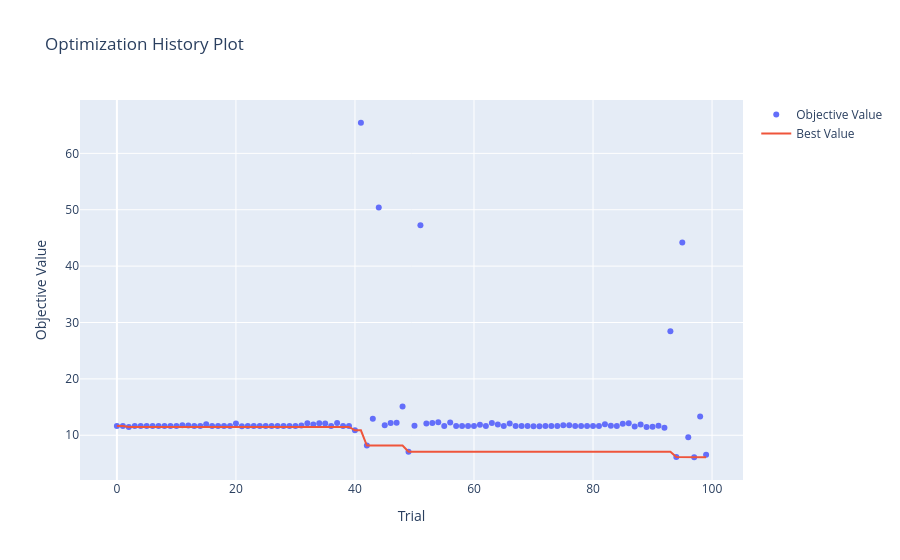
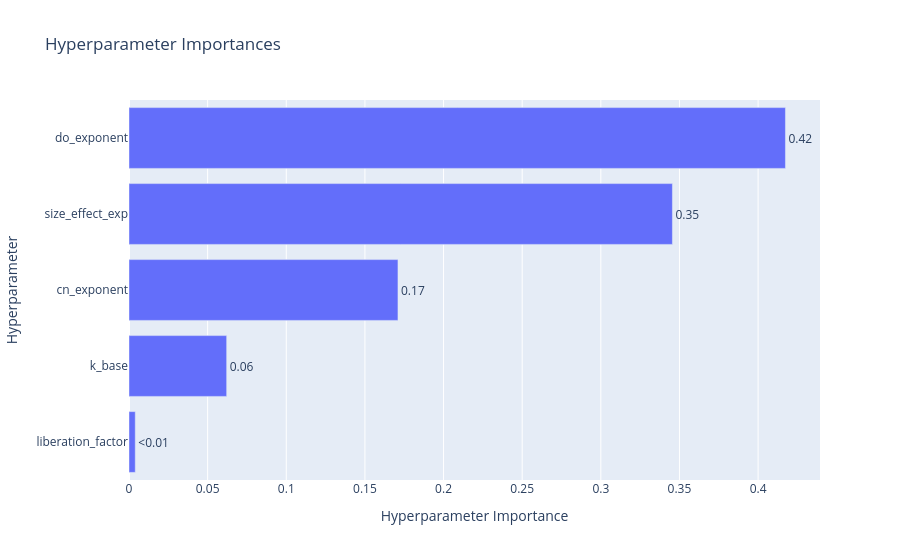

Write notebook code for charts like these, in order.
### Code cell
def objective(trial):
    # Sample parameters
    k_base = trial.suggest_float("k_base", 0.001, 0.1, log=True)
    cn_exp = trial.suggest_float("cn_exponent", 0.5, 4.0)
    do_exp = trial.suggest_float("do_exponent", 0.5, 4.0)
    liberation_factor = trial.suggest_float("liberation_factor", 0.1, 2.0)
    size_exp = trial.suggest_float("size_effect_exp", -1.0, 1.0)

    # Compute predictions
    preds = gold_recovery_kinetic(
        df_train["CN_Concentration_PL_01"],
        df_train["Dissolved_Oxygen_PL_01"],
        df_train["Residence_Time"],
        df_train["Particle_Size"],
        k_base=k_base,
        cn_exponent=cn_exp,
        do_exponent=do_exp,
        liberation_factor=liberation_factor,
        size_effect_exp=size_exp
    ) * 100

    # Compute loss (MAE vs actual recovery)
    return mean_absolute_error(df_train["Au_Recovery_pct"], preds)

study = optuna.create_study(direction="minimize")
study.optimize(objective, n_trials=100, show_progress_bar=True)

print("✅ Best parameters:")
for key, value in study.best_params.items():
    print(f"{key}: {value:.4f}")

optuna.visualization.plot_optimization_history(study).show()
optuna.visualization.plot_param_importances(study).show()

### Figure 1 — Plotly figure (JSON) as saved in the notebook; plotly's stock layout.template omitted (floating-point values rounded to 4 significant figures)
{"data": [{"mode": "markers", "name": "Objective Value", "type": "scatter", "x": [0, 1, 2, 3, 4, 5, 6, 7, 8, 9, 10, 11, 12, 13, 14, 15, 16, 17, 18, 19, 20, 21, 22, 23, 24, 25, 26, 27, 28, 29, 30, 31, 32, 33, 34, 35, 36, 37, 38, 39, 40, 41, 42, 43, 44, 45, 46, 47, 48, 49, 50, 51, 52, 53, 54, 55, 56, 57, 58, 59, 60, 61, 62, 63, 64, 65, 66, 67, 68, 69, 70, 71, 72, 73, 74, 75, 76, 77, 78, 79, 80, 81, 82, 83, 84, 85, 86, 87, 88, 89, 90, 91, 92, 93, 94, 95, 96, 97, 98, 99], "y": [11.65, 11.65, 11.47, 11.65, 11.65, 11.64, 11.65, 11.65, 11.65, 11.65, 11.64, 11.79, 11.72, 11.65, 11.66, 11.96, 11.65, 11.65, 11.65, 11.65, 12.11, 11.58, 11.64, 11.65, 11.65, 11.65, 11.65, 11.65, 11.65, 11.65, 11.65, 11.71, 12.11, 11.92, 12.15, 12.08, 11.65, 12.19, 11.65, 11.65, 10.88, 65.43, 8.169, 12.92, 50.4, 11.78, 12.16, 12.24, 15.1, 7.078, 11.68, 47.24, 12.08, 12.18, 12.29, 11.65, 12.28, 11.65, 11.65, 11.65, 11.65, 11.87, 11.65, 12.17, 11.92, 11.64, 12.1, 11.65, 11.65, 11.62, 11.6, 11.59, 11.65, 11.64, 11.62, 11.76, 11.78, 11.65, 11.65, 11.63, 11.66, 11.63, 11.95, 11.68, 11.65, 12.03, 12.13, 11.58, 11.91, 11.47, 11.5, 11.7, 11.32, 28.44, 6.125, 44.19, 9.65, 6.1, 13.34, 6.55]}, {"mode": "lines", "name": "Best Value", "type": "scatter", "x": [0, 1, 2, 3, 4, 5, 6, 7, 8, 9, 10, 11, 12, 13, 14, 15, 16, 17, 18, 19, 20, 21, 22, 23, 24, 25, 26, 27, 28, 29, 30, 31, 32, 33, 34, 35, 36, 37, 38, 39, 40, 41, 42, 43, 44, 45, 46, 47, 48, 49, 50, 51, 52, 53, 54, 55, 56, 57, 58, 59, 60, 61, 62, 63, 64, 65, 66, 67, 68, 69, 70, 71, 72, 73, 74, 75, 76, 77, 78, 79, 80, 81, 82, 83, 84, 85, 86, 87, 88, 89, 90, 91, 92, 93, 94, 95, 96, 97, 98, 99], "y": [11.65, 11.65, 11.47, 11.47, 11.47, 11.47, 11.47, 11.47, 11.47, 11.47, 11.47, 11.47, 11.47, 11.47, 11.47, 11.47, 11.47, 11.47, 11.47, 11.47, 11.47, 11.47, 11.47, 11.47, 11.47, 11.47, 11.47, 11.47, 11.47, 11.47, 11.47, 11.47, 11.47, 11.47, 11.47, 11.47, 11.47, 11.47, 11.47, 11.47, 10.88, 10.88, 8.169, 8.169, 8.169, 8.169, 8.169, 8.169, 8.169, 7.078, 7.078, 7.078, 7.078, 7.078, 7.078, 7.078, 7.078, 7.078, 7.078, 7.078, 7.078, 7.078, 7.078, 7.078, 7.078, 7.078, 7.078, 7.078, 7.078, 7.078, 7.078, 7.078, 7.078, 7.078, 7.078, 7.078, 7.078, 7.078, 7.078, 7.078, 7.078, 7.078, 7.078, 7.078, 7.078, 7.078, 7.078, 7.078, 7.078, 7.078, 7.078, 7.078, 7.078, 7.078, 6.125, 6.125, 6.125, 6.1, 6.1, 6.1]}, {"marker": {"color": "#cccccc"}, "mode": "markers", "name": "Infeasible Trial", "showlegend": false, "type": "scatter", "x": [], "y": []}], "layout": {"title": {"text": "Optimization History Plot"}, "xaxis": {"title": {"text": "Trial"}}, "yaxis": {"title": {"text": "Objective Value"}}}}

### Figure 2 — Plotly figure (JSON) as saved in the notebook; plotly's stock layout.template omitted (floating-point values rounded to 4 significant figures)
{"data": [{"cliponaxis": false, "hovertemplate": ["liberation_factor (FloatDistribution): 0.003978601063589847<extra></extra>", "k_base (FloatDistribution): 0.06210225560132291<extra></extra>", "cn_exponent (FloatDistribution): 0.1710148336644269<extra></extra>", "size_effect_exp (FloatDistribution): 0.34551451195508887<extra></extra>", "do_exponent (FloatDistribution): 0.41738979771557155<extra></extra>"], "name": "Objective Value", "orientation": "h", "text": ["<0.01", "0.06", "0.17", "0.35", "0.42"], "textposition": "outside", "type": "bar", "x": [0.003979, 0.0621, 0.171, 0.3455, 0.4174], "y": ["liberation_factor", "k_base", "cn_exponent", "size_effect_exp", "do_exponent"]}], "layout": {"title": {"text": "Hyperparameter Importances"}, "xaxis": {"title": {"text": "Hyperparameter Importance"}}, "yaxis": {"title": {"text": "Hyperparameter"}}}}
